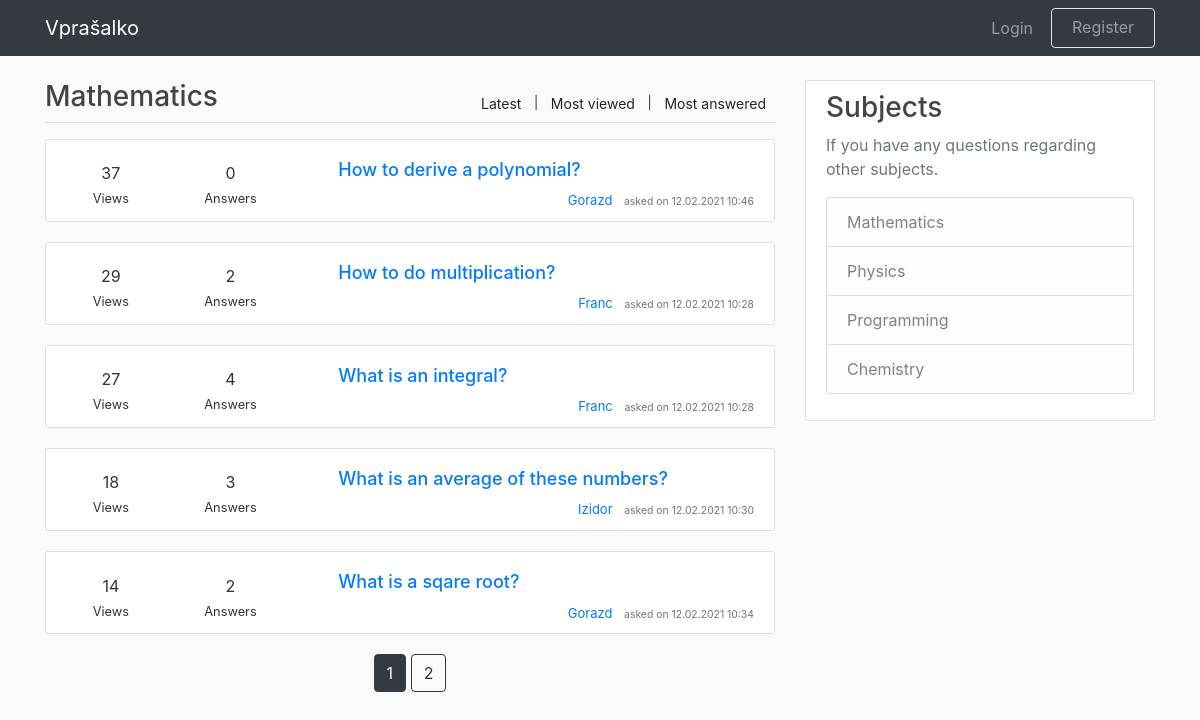
The app's page /home/most_viewed with its own data.
### application/models.py (models this page shows, shortened)
class Question(db.Model, UserMixin):
    id = db.Column(db.Integer, primary_key=True)
    title = db.Column(db.String(100), nullable=False)
    date_posted = db.Column(
        db.DateTime, nullable=False, default=datetime.utcnow
    )
    content = db.Column(db.Text, nullable=False)
    views = db.Column(db.Integer, default=0)
    num_answers = db.Column(db.Integer, default=0)
    user_id = db.Column(db.Integer, db.ForeignKey('user.id'), nullable=False)
    answers = db.relationship(
        "Answer", backref="title", lazy=True, cascade="all, delete-orphan"
    )

class User(db.Model, UserMixin):
    id = db.Column(db.Integer, primary_key=True)
    username = db.Column(db.String(15), unique=True, nullable=False)
    email = db.Column(db.String(120), unique=True, nullable=False)
    password = db.Column(db.String(20), nullable=False)
    description = db.Column(
        db.String(300), nullable=False, default="No description yet."
    )
    questions = db.relationship('Question', backref='author', lazy=True)
    answers = db.relationship('Answer', backref='author', lazy=True)

### application/routes.py (the view)
@app.route("/home/most_viewed")
def most_viewed():
    page = request.args.get("page", default=1, type=int)
    questions = (
        Question.query
        .order_by(Question.views.desc())
        .paginate(page=page, per_page=5)
    )
    return render_template("home.html", questions=questions)

### application/templates/home.html
{% extends "layout.html" %}
{% block content %}
    <div class="col-md-8 pd-0 mg-0">
        <div class="forum-title">
            <div class="float-right forum-desc filter">
                <small>
                    <a class="btn btn-sm btn-custom"
                    href="/"> Latest</a> |
                    <a class="btn btn-sm btn-custom"
                    href="{{ url_for('most_viewed') }}">Most viewed</a> |
                    <a class="btn btn-sm btn-custom"
                    href="{{ url_for('most_answered') }}">Most answered</a>
                </small>
            </div>
            <h3>Mathematics</h3>
        </div>
        <hr class="title-line">
        {% for question in questions.items %}
            <article class="media content-section">
                <div class="media-body">
                    <div class="row">
                        <div class="col-md-2 question-info mt-auto mb-auto">
                            <span class="likes-number">{{ question.views }}</span>
                            <div>
                                <small>Views</small>
                            </div>
                        </div>
                        <div class="col-md-2 question-info mt-auto mb-auto">
                            <span class="answers-number">{{ question.num_answers }}</span>
                            <div>
                                <small>Answers</small>
                            </div>
                        </div>
                        <div class="col-md-8 pl-5">
                            <h3>
                                <a class="article-title"
                                href="{{ url_for('question_post', question_id=question.id) }}">
                                    {{ question.title }}
                                </a>
                            </h3>
                            <div class="article-metadata article-info">
                                <a class="mr-2"
                                href="{{ url_for('user_profile', username=question.author.username) }}">
                                    {{ question.author.username }}
                                </a>
                                <small class="text-muted">
                                    asked on {{ question.date_posted.strftime('%d.%m.%Y %H:%M') }}
                                </small>
                            </div>
                        </div>
                    </div>
                </div>
            </article>
        {% endfor %}
        <div class="page-align">
            {% for page_num in questions.iter_pages(
                left_edge=1, right_edge=1, left_current=1, right_current=2
            ) %}
                {% if page_num %}
                    {% if questions.page == page_num %}
                        <a class="btn btn-dark mb-4"
                        href="{{ url_for('home', page=page_num) }}">{{ page_num }}</a>
                    {% else %}
                        <a class="btn btn-outline-dark mb-4"
                        href="{{ url_for('home', page=page_num) }}">{{ page_num }}</a>
                    {% endif %}
                {% else %}
                    ...
                {% endif %}
            {% endfor %}
        </div>
    </div>
    {% include "sidebar.html" %}
{% endblock content %}

### application/static/style.css (style rules this page uses)
body { background: #fafafa; color: #333333; margin-top: 5rem; }
h1, h2, h3, h4, h5, h6 { color: #444444; }
.content-section { background: #ffffff; padding: 10px 20px; border: 1px solid #dddddd; border-radius: 3px; margin-bottom: 20px; }
.filter { margin-top: 8px; }
.title-line { margin-top: 0px; }
.question-info { padding-top: 10px; text-align: center; }
.article-title { font-size: large; text-align: center }
.article-info { text-align: right; font-size: small; }
.page-align { text-align: center; }

### records on screen
Question: views "37", num_answers "0", title "How to derive a polynomial?", author.username "Gorazd", date_posted "12.02.2021 10:46"
Question: views "29", num_answers "2", title "How to do multiplication?", author.username "Franc", date_posted "12.02.2021 10:28"
Question: views "27", num_answers "4", title "What is an integral?", author.username "Franc", date_posted "12.02.2021 10:28"
Question: views "18", num_answers "3", title "What is an average of these numbers?", author.username "Izidor", date_posted "12.02.2021 10:30"
Question: views "14", num_answers "2", title "What is a sqare root?", author.username "Gorazd", date_posted "12.02.2021 10:34"

### other values on screen
{{ page_num }} "1"
{{ page_num }} "2"
